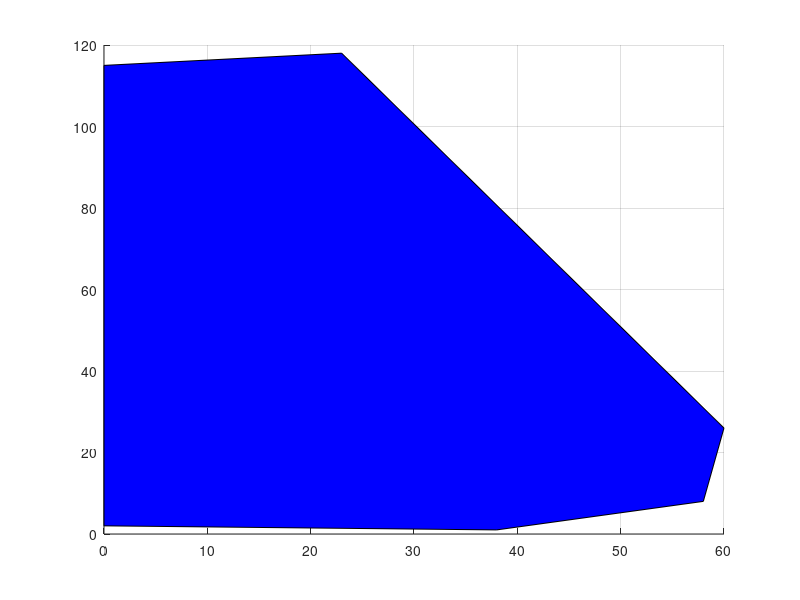

Reproduce this figure in MATLAB. (Note: this script raises an error after producing the figure.)
function Display900
X = [23,38,0,0,60,32,13,33,57,58,10,26,0,37,17,44,10,10,22,10,91,70,110,88,64,87,83,83,105,106,82,116,48,109,119,70,99,69,100,105,83,83,87,83,83,83,49,83,88,88,89,83,87,49,83,89,83,101,83,88,33,49,78,49,58,54,54,67,52,49]
Y = [118,1,115,2,26,27,105,33,8,8,45,89,84,59,68,81,100,100,54,100,44,0,13,119,66,65,65,65,34,34,89,106,97,78,51,109,97,107,98,56,65,65,65,65,65,65,78,66,66,66,65,65,65,79,66,66,66,59,65,66,33,79,24,79,8,46,46,43,43,79]
c=zeros(70, 3)
for j=1:10,
    c(j, 1) = 0;
    c(j, 2) = 0;
    c(j, 3) = 1;
end
for j=11:20,
   c(j, 1) = 1;
  c(j, 2) = 0;
    c(j, 3) = 0;
end
for j=21:30,
    c(j, 1) = 0;
    c(j, 2) = 1;
    c(j, 3) = 0;
end
for j=31:40,
    c(j, 1) = 0;
    c(j, 2) = 0;
    c(j, 3) = 0;
end
for j=41:70,
    c(j, 1) = 1;
    c(j, 2) = 0;
    c(j, 3) = 1;
end
pointX0 = [38.0,58.0,60.0,23.0,0.0,0.0]
pointY0 = [1.0,8.0,26.0,118.0,115.0,2.0]
pointX1 = [10.0,37.0,44.0,10.0,0.0]
pointY1 = [45.0,59.0,81.0,100.0,84.0]
pointX2 = [70.0,110.0,106.0,88.0,64.0]
pointY2 = [0.0,13.0,34.0,119.0,66.0]
pointX3 = [119.0,116.0,70.0,48.0,105.0]
pointY3 = [51.0,106.0,109.0,97.0,56.0]
figure
grid on
hold on
fill( pointX0, pointY0, 'b')
alpha(0.3)
hold on
fill(pointX1, pointY1, 'r')
alpha(0.3)
hold on
fill(pointX2, pointY2, 'g')
alpha(0.3)
hold on
fill(pointX3, pointY3, 'black')
alpha(0.3)
h = scatter(X,Y, 70, c);
end
